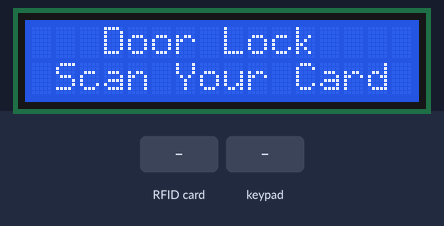
The sketch below on a simulated Arduino Uno, built with avr-gcc and run on an emulated ATmega328P. On the bench: 16×2 character LCD. Inputs (shaded band) come from the test bench.

Above: at 1.3 s.
1.4 s: RFID card 4A 52 4C B5 held to the reader
At 2.2 s:
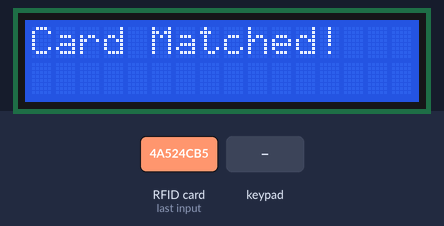
2.9 s: keypad keys 1 2 3 4 pressed 0.4 s apart
At 6.0 s:
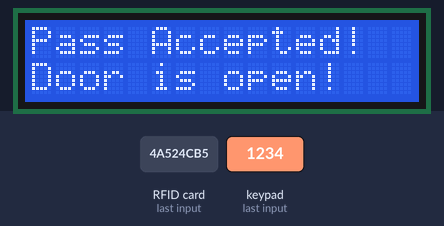
6.6 s: RFID card 5E 7A 19 C4 held to the reader
At 9.3 s:
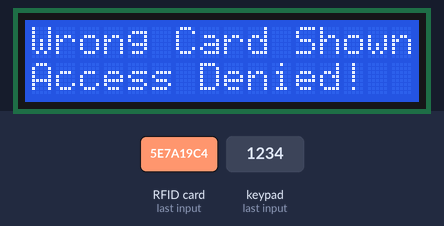
9.6 s: RFID card 4A 52 4C B5 held to the reader
At 12.3 s:
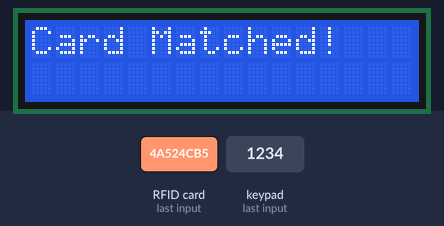
12.6 s: keypad keys 8 7 6 5 pressed 0.4 s apart
At 15.4 s:
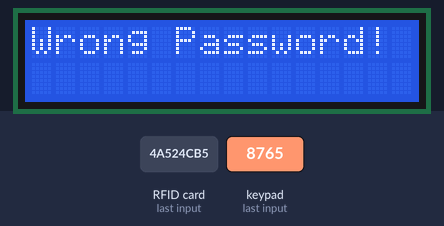
Timing chart, 0 to 16.9 s (numbered marks = the images above; inputs shaded):
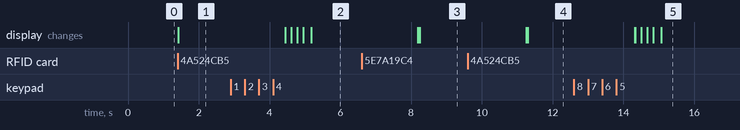

Measured:
- after the input at 1.4 s, the display: changes at once (image 1)
- after the input at 2.9 s, the display: first changes after 1.5 s (image 2 shows a later state)
- after the input at 9.6 s, the display: first differs from a run without the input after 1.7 s (image 4)
- after the input at 12.6 s, the display: first differs from a run without the input after 1.7 s (image 5 shows a later state)

The sketch:

TEST.ino
```cpp
#include <MFRC522.h>
#include <LiquidCrystal_I2C.h>
#include <Keypad.h>
#include <Servo.h>
#include <SPI.h>

LiquidCrystal_I2C lcd(0x27, 16, 2);
MFRC522 mfrc522(10, 9);

char initial_password[4] = {'1', '2', '3', '4'};
String tagUID = "4A 52 4C B5";
char password[4];
boolean RFIDMode = true;
char key_pressed = 0;
uint8_t i = 0;

const byte rows = 4;
const byte columns = 4;

char hexaKeys[rows][columns] = {
  {'1', '2', '3', 'A'},
  {'4', '5', '6', 'B'},
  {'7', '8', '9', 'C'},
  {'*', '0', '#', 'D'}
};

byte row_pins[rows] = {8, 7, 6, 5};
byte column_pins[columns] = {4, 3, 2, A1};

Keypad keypad_key = Keypad( makeKeymap(hexaKeys), row_pins, column_pins, rows, columns);

void setup() {
  lcd.init();
  lcd.backlight();
  SPI.begin();
  mfrc522.PCD_Init();
  lcd.clear();
}

void loop() {
  if (RFIDMode == true) {
    lcd.setCursor(0, 0);
    lcd.print("   Door Lock");
    lcd.setCursor(0, 1);
    lcd.print(" Scan Your Card ");

    if ( ! mfrc522.PICC_IsNewCardPresent()) {
      return;
    }

    if ( ! mfrc522.PICC_ReadCardSerial()) {
      return;
    }

    String tag = "";
    for (byte j = 0; j < mfrc522.uid.size; j++)
    {
      tag.concat(String(mfrc522.uid.uidByte[j] < 0x10 ? " 0" : " "));
      tag.concat(String(mfrc522.uid.uidByte[j], HEX));
    }
    tag.toUpperCase();

    if (tag.substring(1) == tagUID)
    {
      lcd.clear();
      lcd.print("Card Matched!");
      delay(3000);
      lcd.clear();
      lcd.print("Enter Password:");
      lcd.setCursor(0, 1);
      RFIDMode = false;
    }
    else
    {
      lcd.clear();
      lcd.setCursor(0, 0);
      lcd.print("Wrong Card Shown!");
      lcd.setCursor(0, 1);
      lcd.print("Access Denied!");
      delay(3000);
      lcd.clear();
    }
  }

  if (RFIDMode == false) {
    key_pressed = keypad_key.getKey();
    if (key_pressed)
    {
      password[i++] = key_pressed;
      lcd.print("*");
    }
    if (i == 4)
    {
      delay(200);
      if (!(strncmp(password, initial_password, 4)))
      {
        lcd.clear();
        lcd.print("Pass Accepted!");
        lcd.setCursor(0, 1);
        lcd.print("Door is open!");
        delay(3000);
        lcd.clear();
        i = 0;
        RFIDMode = true;
      }
      else
      {
        lcd.clear();
        lcd.print("Wrong Password!");
        delay(3000);
        lcd.clear();
        i = 0;
        RFIDMode = true;
      }
    }
  }
}
```
